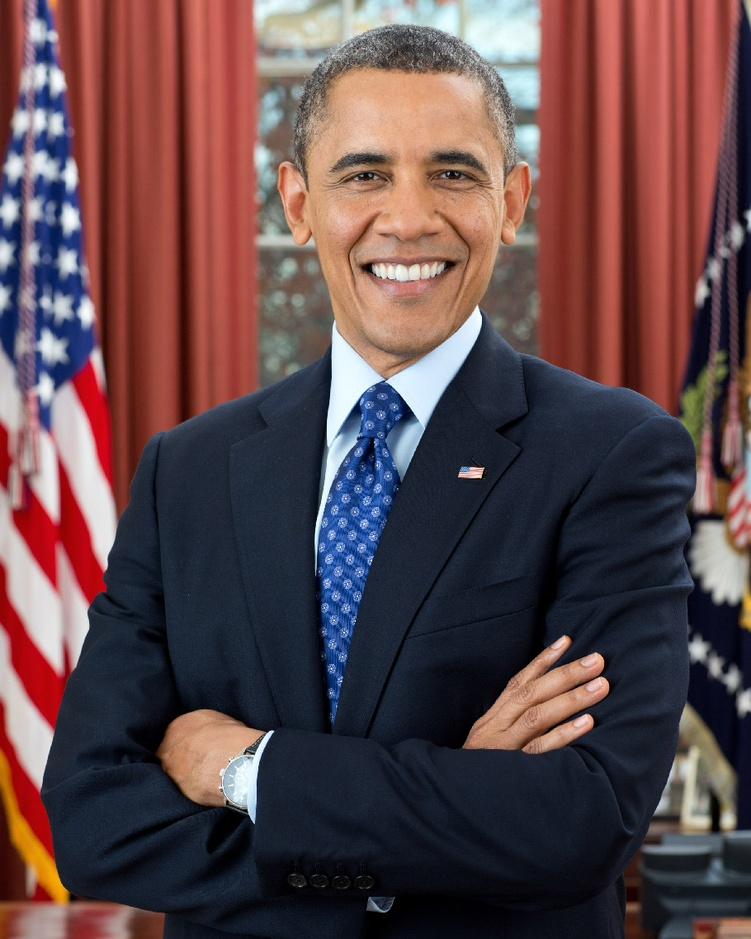
#> input picture OpenCV-Computer-Vision-Examples-with-Python-A-Complete-Guide-for-Dummies-master/Source Code/opencv/Histograms/obama.jpg, 751 x 939 px, shrunk from 910 x 1137 before the run
$ python creating_image_histogram.py
#> lines starting #> are read from the running program, lines starting #| are printed output that depends on the picture
import numpy as np
import matplotlib.pyplot as plt
import cv2
def imagehistogram(img, do_print):
    img=cv2.cvtColor(img, cv2.COLOR_BGR2GRAY)
    img_hist=np.zeros([256])
    print(img_hist.shape)
    for x in range(img.shape[0]):
        for y in range(img.shape[1]):
            intensity=img[x,y]
            img_hist[intensity]+=1
    '''normalizing the Histogram by dividing number of pixels of each intensity with noralizing factor
    which is multiplication of image width and height means total no of pixels in image which is called
    normalized histogram'''
    img_hist /= (img.shape[0] * img.shape[1])
    if do_print:
        print_histogram(img_hist, name="n_h_img", title="Normalized Histogram")
    return img_hist, img

def print_histogram(img_hist, name, title):
    plt.figure()
    plt.title(title)
    plt.plot(img_hist, color='#ef476f')
    plt.bar(np.arange(len(img_hist)), img_hist, color='#b7b7a4')
    plt.ylabel('Number of Pixels')
    plt.xlabel('Pixel Value')
    plt.show()
    # plt.savefig("hist_" + name)
img=cv2.imread("obama.jpg")
#> img is the input picture: shape (939, 751, 3); mean B, G, R 74.7, 71.7, 95
gray=cv2.cvtColor(img, cv2.COLOR_BGR2GRAY)
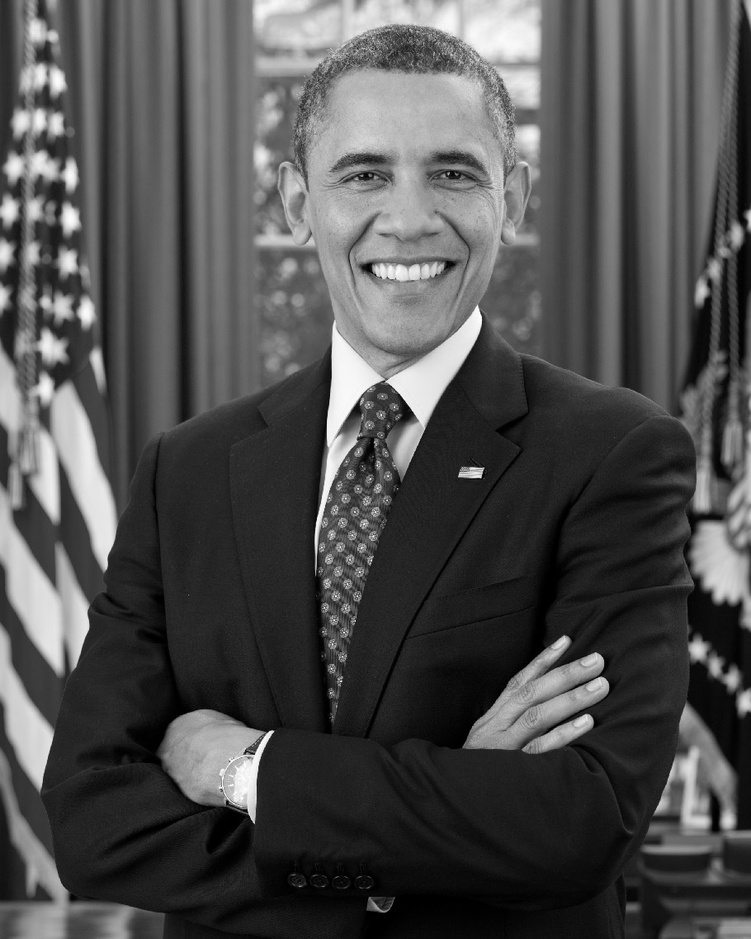
#> gray: shape (939, 751); min 0, max 254, mean 79
imagehistogram(img,do_print=True)
#> after the loop in imagehistogram, `for x in range(img.shape[0]):`: img_hist = 256 values, max 13102 at index 33, min 0 at index 255, mean 2754.6
#> in imagehistogram, `img_hist /= (img.shape[0] * img.shape[1])`: img_hist = 256 values, max 0.0186 at index 33, min 0 at index 255, mean 0.00391
#> in print_histogram, `plt.show()`:
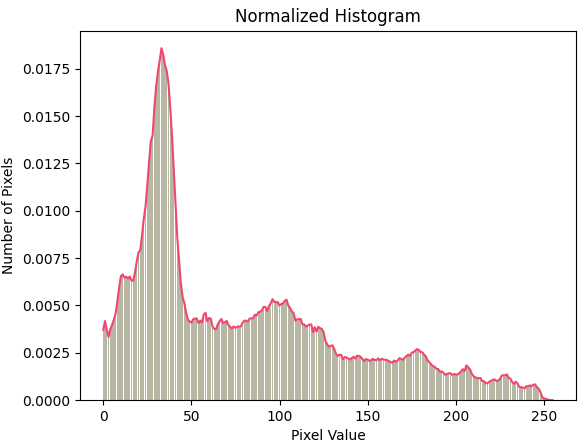
#> figure drawn by matplotlib, 1 panel; tallest bar 0.0186 high, from x = 32.6 to 33.4; curve peaks at x = 33, y = 0.0186

#============================================================================
#using opencv python
#=============================================================================
hist=cv2.calcHist([img],[0], None, [256], [0, 256])
#> hist = 256 values, max 12214 at index 53, min 336 at index 242, mean 2754.6
# matplotlib expects RGB images so convert and then display the image
# with matplotlib
plt.figure()
plt.axis("off")
plt.imshow(cv2.cvtColor(gray, cv2.COLOR_GRAY2RGB))
# plot the histogram
plt.figure()
plt.title("Grayscale Histogram")
plt.xlabel("Bins")
plt.ylabel("# of Pixels")
plt.plot(hist)
plt.xlim([0, 256])


# normalize the histogram
hist /= hist.sum()
#> hist = 256 values, max 0.0173 at index 53, min 0.000476 at index 242, mean 0.00391
# plot the normalized histogram
plt.figure()
plt.title("Grayscale Histogram (Normalized)")
plt.xlabel("Bins")
plt.ylabel("% of Pixels")
plt.plot(hist)
plt.xlim([0, 256])
plt.show()
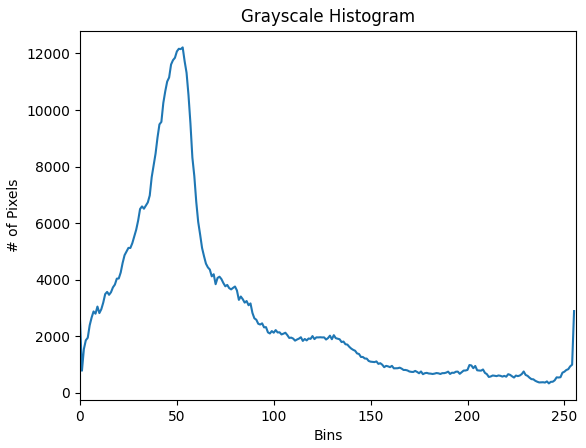
#> figure drawn by matplotlib, 1 panel; curve peaks at x = 53, y = 12214
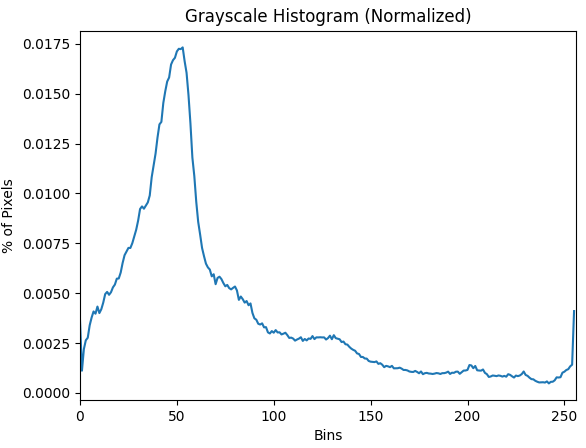
#> figure drawn by matplotlib, 1 panel; curve peaks at x = 53, y = 0.0173
